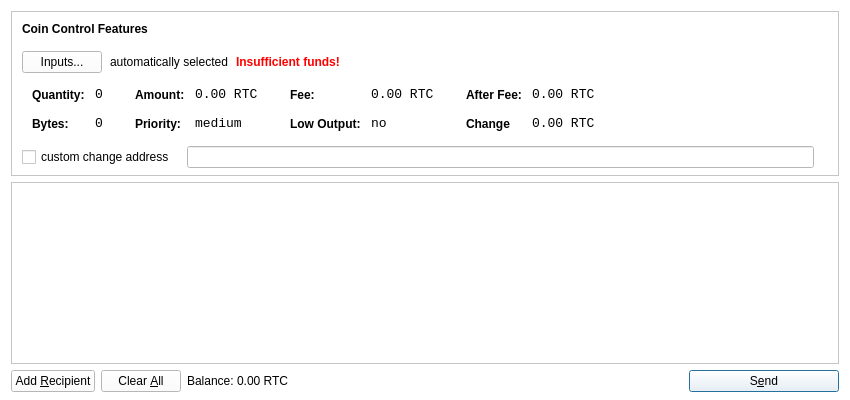
<?xml version="1.0" encoding="UTF-8"?>
<ui version="4.0">
 <class>SendCoinsDialog</class>
 <widget class="QDialog" name="SendCoinsDialog">
  <property name="geometry">
   <rect>
    <x>0</x>
    <y>0</y>
    <width>850</width>
    <height>400</height>
   </rect>
  </property>
  <property name="windowTitle">
   <string>Send Coins</string>
  </property>
  <property name="styleSheet">
   <string notr="true">background-color: rgb(255, 255, 255);</string>
  </property>
  <layout class="QVBoxLayout" name="verticalLayout" stretch="0,1,0">
   <property name="bottomMargin">
    <number>8</number>
   </property>
   <item>
    <widget class="QFrame" name="frameCoinControl">
     <property name="sizePolicy">
      <sizepolicy hsizetype="Expanding" vsizetype="Expanding">
       <horstretch>0</horstretch>
       <verstretch>0</verstretch>
      </sizepolicy>
     </property>
     <property name="maximumSize">
      <size>
       <width>16777215</width>
       <height>16777215</height>
      </size>
     </property>
     <property name="frameShape">
      <enum>QFrame::StyledPanel</enum>
     </property>
     <property name="frameShadow">
      <enum>QFrame::Sunken</enum>
     </property>
     <layout class="QVBoxLayout" name="verticalLayoutCoinControl2">
      <property name="spacing">
       <number>6</number>
      </property>
      <property name="leftMargin">
       <number>0</number>
      </property>
      <property name="topMargin">
       <number>0</number>
      </property>
      <property name="rightMargin">
       <number>0</number>
      </property>
      <property name="bottomMargin">
       <number>6</number>
      </property>
      <item>
       <layout class="QVBoxLayout" name="verticalLayoutCoinControl" stretch="0,0,0,0,1">
        <property name="spacing">
         <number>0</number>
        </property>
        <property name="leftMargin">
         <number>10</number>
        </property>
        <property name="topMargin">
         <number>10</number>
        </property>
        <item>
         <layout class="QHBoxLayout" name="horizontalLayoutCoinControl1">
          <property name="bottomMargin">
           <number>15</number>
          </property>
          <item>
           <widget class="QLabel" name="labelCoinControlFeatures">
            <property name="sizePolicy">
             <sizepolicy hsizetype="Preferred" vsizetype="Maximum">
              <horstretch>0</horstretch>
              <verstretch>0</verstretch>
             </sizepolicy>
            </property>
            <property name="font">
             <font>
              <weight>75</weight>
              <bold>true</bold>
             </font>
            </property>
            <property name="styleSheet">
             <string notr="true">font-weight:bold;</string>
            </property>
            <property name="text">
             <string>Coin Control Features</string>
            </property>
           </widget>
          </item>
         </layout>
        </item>
        <item>
         <layout class="QHBoxLayout" name="horizontalLayoutCoinControl2" stretch="0,0,0,0">
          <property name="spacing">
           <number>8</number>
          </property>
          <property name="bottomMargin">
           <number>10</number>
          </property>
          <item>
           <widget class="QPushButton" name="pushButtonCoinControl">
            <property name="styleSheet">
             <string notr="true"/>
            </property>
            <property name="text">
             <string>Inputs...</string>
            </property>
           </widget>
          </item>
          <item>
           <widget class="QLabel" name="labelCoinControlAutomaticallySelected">
            <property name="text">
             <string>automatically selected</string>
            </property>
            <property name="margin">
             <number>5</number>
            </property>
           </widget>
          </item>
          <item>
           <widget class="QLabel" name="labelCoinControlInsuffFunds">
            <property name="font">
             <font>
              <weight>75</weight>
              <bold>true</bold>
             </font>
            </property>
            <property name="styleSheet">
             <string notr="true">color:red;font-weight:bold;</string>
            </property>
            <property name="text">
             <string>Insufficient funds!</string>
            </property>
            <property name="margin">
             <number>5</number>
            </property>
           </widget>
          </item>
          <item>
           <spacer name="horizontalSpacerCoinControl">
            <property name="orientation">
             <enum>Qt::Horizontal</enum>
            </property>
            <property name="sizeHint" stdset="0">
             <size>
              <width>40</width>
              <height>1</height>
             </size>
            </property>
           </spacer>
          </item>
         </layout>
        </item>
        <item>
         <widget class="QWidget" name="widgetCoinControl" native="true">
          <property name="sizePolicy">
           <sizepolicy hsizetype="Preferred" vsizetype="Preferred">
            <horstretch>0</horstretch>
            <verstretch>0</verstretch>
           </sizepolicy>
          </property>
          <property name="minimumSize">
           <size>
            <width>0</width>
            <height>0</height>
           </size>
          </property>
          <property name="styleSheet">
           <string notr="true"/>
          </property>
          <layout class="QHBoxLayout" name="horizontalLayoutCoinControl5">
           <property name="margin">
            <number>0</number>
           </property>
           <item>
            <layout class="QHBoxLayout" name="horizontalLayoutCoinControl3" stretch="0,0,0,1">
             <property name="spacing">
              <number>20</number>
             </property>
             <property name="topMargin">
              <number>0</number>
             </property>
             <property name="bottomMargin">
              <number>10</number>
             </property>
             <item>
              <layout class="QFormLayout" name="formLayoutCoinControl1">
               <property name="horizontalSpacing">
                <number>10</number>
               </property>
               <property name="verticalSpacing">
                <number>14</number>
               </property>
               <property name="leftMargin">
                <number>10</number>
               </property>
               <property name="topMargin">
                <number>4</number>
               </property>
               <property name="rightMargin">
                <number>6</number>
               </property>
               <item row="0" column="0">
                <widget class="QLabel" name="labelCoinControlQuantityText">
                 <property name="styleSheet">
                  <string notr="true">font-weight:bold;</string>
                 </property>
                 <property name="text">
                  <string>Quantity:</string>
                 </property>
                 <property name="margin">
                  <number>0</number>
                 </property>
                </widget>
               </item>
               <item row="0" column="1">
                <widget class="QLabel" name="labelCoinControlQuantity">
                 <property name="font">
                  <font>
                   <family>Monospace</family>
                   <pointsize>10</pointsize>
                  </font>
                 </property>
                 <property name="cursor">
                  <cursorShape>IBeamCursor</cursorShape>
                 </property>
                 <property name="contextMenuPolicy">
                  <enum>Qt::ActionsContextMenu</enum>
                 </property>
                 <property name="text">
                  <string>0</string>
                 </property>
                 <property name="margin">
                  <number>0</number>
                 </property>
                 <property name="textInteractionFlags">
                  <set>Qt::LinksAccessibleByMouse|Qt::TextSelectableByKeyboard|Qt::TextSelectableByMouse</set>
                 </property>
                </widget>
               </item>
               <item row="1" column="0">
                <widget class="QLabel" name="labelCoinControlBytesText">
                 <property name="styleSheet">
                  <string notr="true">font-weight:bold;</string>
                 </property>
                 <property name="text">
                  <string>Bytes:</string>
                 </property>
                </widget>
               </item>
               <item row="1" column="1">
                <widget class="QLabel" name="labelCoinControlBytes">
                 <property name="font">
                  <font>
                   <family>Monospace</family>
                   <pointsize>10</pointsize>
                  </font>
                 </property>
                 <property name="cursor">
                  <cursorShape>IBeamCursor</cursorShape>
                 </property>
                 <property name="contextMenuPolicy">
                  <enum>Qt::ActionsContextMenu</enum>
                 </property>
                 <property name="text">
                  <string>0</string>
                 </property>
                 <property name="textInteractionFlags">
                  <set>Qt::LinksAccessibleByMouse|Qt::TextSelectableByKeyboard|Qt::TextSelectableByMouse</set>
                 </property>
                </widget>
               </item>
              </layout>
             </item>
             <item>
              <layout class="QFormLayout" name="formLayoutCoinControl2">
               <property name="horizontalSpacing">
                <number>10</number>
               </property>
               <property name="verticalSpacing">
                <number>14</number>
               </property>
               <property name="leftMargin">
                <number>6</number>
               </property>
               <property name="topMargin">
                <number>4</number>
               </property>
               <property name="rightMargin">
                <number>6</number>
               </property>
               <item row="0" column="0">
                <widget class="QLabel" name="labelCoinControlAmountText">
                 <property name="styleSheet">
                  <string notr="true">font-weight:bold;</string>
                 </property>
                 <property name="text">
                  <string>Amount:</string>
                 </property>
                 <property name="margin">
                  <number>0</number>
                 </property>
                </widget>
               </item>
               <item row="0" column="1">
                <widget class="QLabel" name="labelCoinControlAmount">
                 <property name="font">
                  <font>
                   <family>Monospace</family>
                   <pointsize>10</pointsize>
                  </font>
                 </property>
                 <property name="cursor">
                  <cursorShape>IBeamCursor</cursorShape>
                 </property>
                 <property name="contextMenuPolicy">
                  <enum>Qt::ActionsContextMenu</enum>
                 </property>
                 <property name="text">
                  <string>0.00 RTC</string>
                 </property>
                 <property name="textInteractionFlags">
                  <set>Qt::LinksAccessibleByMouse|Qt::TextSelectableByKeyboard|Qt::TextSelectableByMouse</set>
                 </property>
                </widget>
               </item>
               <item row="1" column="0">
                <widget class="QLabel" name="labelCoinControlPriorityText">
                 <property name="styleSheet">
                  <string notr="true">font-weight:bold;</string>
                 </property>
                 <property name="text">
                  <string>Priority:</string>
                 </property>
                </widget>
               </item>
               <item row="1" column="1">
                <widget class="QLabel" name="labelCoinControlPriority">
                 <property name="font">
                  <font>
                   <family>Monospace</family>
                   <pointsize>10</pointsize>
                  </font>
                 </property>
                 <property name="cursor">
                  <cursorShape>IBeamCursor</cursorShape>
                 </property>
                 <property name="contextMenuPolicy">
                  <enum>Qt::ActionsContextMenu</enum>
                 </property>
                 <property name="text">
                  <string>medium</string>
                 </property>
                 <property name="textInteractionFlags">
                  <set>Qt::LinksAccessibleByMouse|Qt::TextSelectableByKeyboard|Qt::TextSelectableByMouse</set>
                 </property>
                </widget>
               </item>
              </layout>
             </item>
             <item>
              <layout class="QFormLayout" name="formLayoutCoinControl3">
               <property name="horizontalSpacing">
                <number>10</number>
               </property>
               <property name="verticalSpacing">
                <number>14</number>
               </property>
               <property name="leftMargin">
                <number>6</number>
               </property>
               <property name="topMargin">
                <number>4</number>
               </property>
               <property name="rightMargin">
                <number>6</number>
               </property>
               <item row="0" column="0">
                <widget class="QLabel" name="labelCoinControlFeeText">
                 <property name="styleSheet">
                  <string notr="true">font-weight:bold;</string>
                 </property>
                 <property name="text">
                  <string>Fee:</string>
                 </property>
                 <property name="margin">
                  <number>0</number>
                 </property>
                </widget>
               </item>
               <item row="0" column="1">
                <widget class="QLabel" name="labelCoinControlFee">
                 <property name="font">
                  <font>
                   <family>Monospace</family>
                   <pointsize>10</pointsize>
                  </font>
                 </property>
                 <property name="cursor">
                  <cursorShape>IBeamCursor</cursorShape>
                 </property>
                 <property name="contextMenuPolicy">
                  <enum>Qt::ActionsContextMenu</enum>
                 </property>
                 <property name="text">
                  <string>0.00 RTC</string>
                 </property>
                 <property name="textInteractionFlags">
                  <set>Qt::LinksAccessibleByMouse|Qt::TextSelectableByKeyboard|Qt::TextSelectableByMouse</set>
                 </property>
                </widget>
               </item>
               <item row="1" column="0">
                <widget class="QLabel" name="labelCoinControlLowOutputText">
                 <property name="styleSheet">
                  <string notr="true">font-weight:bold;</string>
                 </property>
                 <property name="text">
                  <string>Low Output:</string>
                 </property>
                </widget>
               </item>
               <item row="1" column="1">
                <widget class="QLabel" name="labelCoinControlLowOutput">
                 <property name="font">
                  <font>
                   <family>Monospace</family>
                   <pointsize>10</pointsize>
                  </font>
                 </property>
                 <property name="cursor">
                  <cursorShape>IBeamCursor</cursorShape>
                 </property>
                 <property name="contextMenuPolicy">
                  <enum>Qt::ActionsContextMenu</enum>
                 </property>
                 <property name="text">
                  <string>no</string>
                 </property>
                 <property name="textInteractionFlags">
                  <set>Qt::LinksAccessibleByMouse|Qt::TextSelectableByKeyboard|Qt::TextSelectableByMouse</set>
                 </property>
                </widget>
               </item>
              </layout>
             </item>
             <item>
              <layout class="QFormLayout" name="formLayoutCoinControl4">
               <property name="horizontalSpacing">
                <number>10</number>
               </property>
               <property name="verticalSpacing">
                <number>14</number>
               </property>
               <property name="leftMargin">
                <number>6</number>
               </property>
               <property name="topMargin">
                <number>4</number>
               </property>
               <property name="rightMargin">
                <number>6</number>
               </property>
               <item row="0" column="0">
                <widget class="QLabel" name="labelCoinControlAfterFeeText">
                 <property name="styleSheet">
                  <string notr="true">font-weight:bold;</string>
                 </property>
                 <property name="text">
                  <string>After Fee:</string>
                 </property>
                 <property name="margin">
                  <number>0</number>
                 </property>
                </widget>
               </item>
               <item row="0" column="1">
                <widget class="QLabel" name="labelCoinControlAfterFee">
                 <property name="font">
                  <font>
                   <family>Monospace</family>
                   <pointsize>10</pointsize>
                  </font>
                 </property>
                 <property name="cursor">
                  <cursorShape>IBeamCursor</cursorShape>
                 </property>
                 <property name="contextMenuPolicy">
                  <enum>Qt::ActionsContextMenu</enum>
                 </property>
                 <property name="text">
                  <string>0.00 RTC</string>
                 </property>
                 <property name="textInteractionFlags">
                  <set>Qt::LinksAccessibleByMouse|Qt::TextSelectableByKeyboard|Qt::TextSelectableByMouse</set>
                 </property>
                </widget>
               </item>
               <item row="1" column="0">
                <widget class="QLabel" name="labelCoinControlChangeText">
                 <property name="styleSheet">
                  <string notr="true">font-weight:bold;</string>
                 </property>
                 <property name="text">
                  <string>Change</string>
                 </property>
                </widget>
               </item>
               <item row="1" column="1">
                <widget class="QLabel" name="labelCoinControlChange">
                 <property name="font">
                  <font>
                   <family>Monospace</family>
                   <pointsize>10</pointsize>
                  </font>
                 </property>
                 <property name="cursor">
                  <cursorShape>IBeamCursor</cursorShape>
                 </property>
                 <property name="contextMenuPolicy">
                  <enum>Qt::ActionsContextMenu</enum>
                 </property>
                 <property name="text">
                  <string>0.00 RTC</string>
                 </property>
                 <property name="textInteractionFlags">
                  <set>Qt::LinksAccessibleByMouse|Qt::TextSelectableByKeyboard|Qt::TextSelectableByMouse</set>
                 </property>
                </widget>
               </item>
              </layout>
             </item>
            </layout>
           </item>
          </layout>
         </widget>
        </item>
        <item>
         <layout class="QHBoxLayout" name="horizontalLayoutCoinControl4" stretch="0,0,0">
          <property name="spacing">
           <number>12</number>
          </property>
          <property name="sizeConstraint">
           <enum>QLayout::SetDefaultConstraint</enum>
          </property>
          <property name="topMargin">
           <number>5</number>
          </property>
          <property name="rightMargin">
           <number>5</number>
          </property>
          <item>
           <widget class="QCheckBox" name="checkBoxCoinControlChange">
            <property name="text">
             <string>custom change address</string>
            </property>
           </widget>
          </item>
          <item>
           <widget class="QLineEdit" name="lineEditCoinControlChange">
            <property name="enabled">
             <bool>false</bool>
            </property>
            <property name="sizePolicy">
             <sizepolicy hsizetype="Expanding" vsizetype="Fixed">
              <horstretch>0</horstretch>
              <verstretch>0</verstretch>
             </sizepolicy>
            </property>
           </widget>
          </item>
          <item>
           <widget class="QLabel" name="labelCoinControlChangeLabel">
            <property name="sizePolicy">
             <sizepolicy hsizetype="Preferred" vsizetype="Expanding">
              <horstretch>0</horstretch>
              <verstretch>0</verstretch>
             </sizepolicy>
            </property>
            <property name="minimumSize">
             <size>
              <width>0</width>
              <height>0</height>
             </size>
            </property>
            <property name="text">
             <string/>
            </property>
            <property name="margin">
             <number>3</number>
            </property>
           </widget>
          </item>
         </layout>
        </item>
        <item>
         <spacer name="verticalSpacerCoinControl">
          <property name="orientation">
           <enum>Qt::Vertical</enum>
          </property>
          <property name="sizeHint" stdset="0">
           <size>
            <width>800</width>
            <height>1</height>
           </size>
          </property>
         </spacer>
        </item>
       </layout>
      </item>
     </layout>
    </widget>
   </item>
   <item>
    <widget class="QScrollArea" name="scrollArea">
     <property name="widgetResizable">
      <bool>true</bool>
     </property>
     <widget class="QWidget" name="scrollAreaWidgetContents">
      <property name="geometry">
       <rect>
        <x>0</x>
        <y>0</y>
        <width>830</width>
        <height>172</height>
       </rect>
      </property>
      <layout class="QVBoxLayout" name="verticalLayout_2">
       <property name="margin">
        <number>0</number>
       </property>
       <item>
        <layout class="QVBoxLayout" name="entries">
         <property name="spacing">
          <number>6</number>
         </property>
        </layout>
       </item>
       <item>
        <spacer name="verticalSpacer">
         <property name="orientation">
          <enum>Qt::Vertical</enum>
         </property>
         <property name="sizeHint" stdset="0">
          <size>
           <width>20</width>
           <height>40</height>
          </size>
         </property>
        </spacer>
       </item>
      </layout>
     </widget>
    </widget>
   </item>
   <item>
    <layout class="QHBoxLayout" name="horizontalLayout">
     <item>
      <widget class="QPushButton" name="addButton">
       <property name="toolTip">
        <string>Send to multiple recipients at once</string>
       </property>
       <property name="text">
        <string>Add &amp;Recipient</string>
       </property>
       <property name="icon">
        <iconset resource="../bitcoin.qrc">
         <normaloff>:/icons/add</normaloff>:/icons/add</iconset>
       </property>
       <property name="autoDefault">
        <bool>false</bool>
       </property>
      </widget>
     </item>
     <item>
      <widget class="QPushButton" name="clearButton">
       <property name="sizePolicy">
        <sizepolicy hsizetype="Minimum" vsizetype="Fixed">
         <horstretch>0</horstretch>
         <verstretch>0</verstretch>
        </sizepolicy>
       </property>
       <property name="toolTip">
        <string>Remove all transaction fields</string>
       </property>
       <property name="text">
        <string>Clear &amp;All</string>
       </property>
       <property name="icon">
        <iconset resource="../bitcoin.qrc">
         <normaloff>:/icons/remove</normaloff>:/icons/remove</iconset>
       </property>
       <property name="autoRepeatDelay">
        <number>300</number>
       </property>
       <property name="autoDefault">
        <bool>false</bool>
       </property>
      </widget>
     </item>
     <item>
      <layout class="QHBoxLayout" name="horizontalLayout_2">
       <property name="spacing">
        <number>3</number>
       </property>
       <item>
        <widget class="QLabel" name="label">
         <property name="sizePolicy">
          <sizepolicy hsizetype="Preferred" vsizetype="Fixed">
           <horstretch>0</horstretch>
           <verstretch>0</verstretch>
          </sizepolicy>
         </property>
         <property name="text">
          <string>Balance:</string>
         </property>
        </widget>
       </item>
       <item>
        <widget class="QLabel" name="labelBalance">
         <property name="sizePolicy">
          <sizepolicy hsizetype="Preferred" vsizetype="Fixed">
           <horstretch>0</horstretch>
           <verstretch>0</verstretch>
          </sizepolicy>
         </property>
         <property name="cursor">
          <cursorShape>IBeamCursor</cursorShape>
         </property>
         <property name="text">
          <string>0.00 RTC</string>
         </property>
         <property name="textInteractionFlags">
          <set>Qt::LinksAccessibleByMouse|Qt::TextSelectableByKeyboard|Qt::TextSelectableByMouse</set>
         </property>
        </widget>
       </item>
      </layout>
     </item>
     <item>
      <spacer name="horizontalSpacer">
       <property name="orientation">
        <enum>Qt::Horizontal</enum>
       </property>
       <property name="sizeHint" stdset="0">
        <size>
         <width>40</width>
         <height>20</height>
        </size>
       </property>
      </spacer>
     </item>
     <item>
      <widget class="QPushButton" name="sendButton">
       <property name="minimumSize">
        <size>
         <width>150</width>
         <height>0</height>
        </size>
       </property>
       <property name="toolTip">
        <string>Confirm the send action</string>
       </property>
       <property name="text">
        <string>S&amp;end</string>
       </property>
       <property name="icon">
        <iconset resource="../bitcoin.qrc">
         <normaloff>:/icons/send</normaloff>:/icons/send</iconset>
       </property>
       <property name="default">
        <bool>true</bool>
       </property>
      </widget>
     </item>
    </layout>
   </item>
  </layout>
 </widget>
 <resources>
  <include location="../bitcoin.qrc"/>
 </resources>
 <connections/>
</ui>
